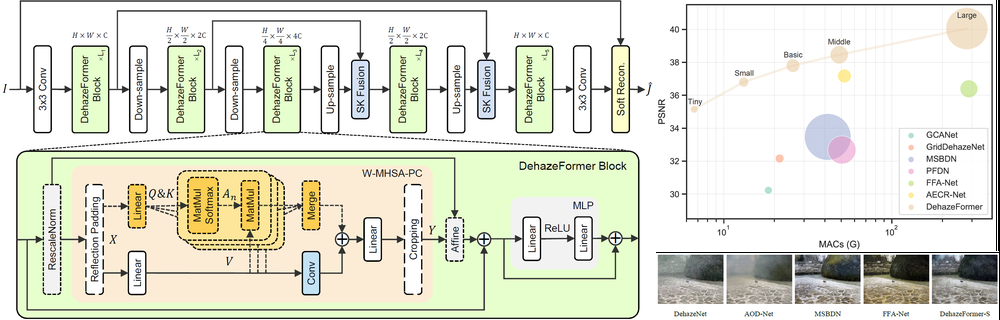
#> input picture scripts/DehazeFormer/figs/arch.png, 1000 x 320 px, shrunk from 2700 x 863 before the run
$ python -i mlkd_net.py   (imports and definitions only)
#> lines starting #> are read from the running program, lines starting #| are printed output that depends on the picture
#> further down, picture is the input picture: shape (320, 1000, 3); mean B, G, R 212.9, 226.7, 224.9
# # import sys
# # frame = sys.argv[1]
# # print("dehazed_cloud_frame_placeholder")  # Simulate Map-Net output

# import sys

# # FIX: Read the Base64 data from stdin, not sys.argv[1]
# frame = sys.stdin.read().strip()

# # Check if data was received (good practice)
# if not frame:
#     sys.stderr.write("Error: Map-Net received no data from stdin.\n")
#     sys.exit(1)

# # TODO: Add your actual Map-Net processing logic here

# print("dehazed_cloud_frame_placeholder")  # Simulate Map-Net output


import cv2
import numpy as np
import base64
import sys
import time

def simulate_mlkd_net(frame):
    """Simulate MLKD-Net dehazing (replace with actual model)"""
    # Convert to LAB color space
    lab = cv2.cvtColor(frame, cv2.COLOR_BGR2LAB)
#> lab: shape (320, 1000, 3); mean of channels 0, 1, 2 227.2, 125.3, 134.6
    l, a, b = cv2.split(lab)
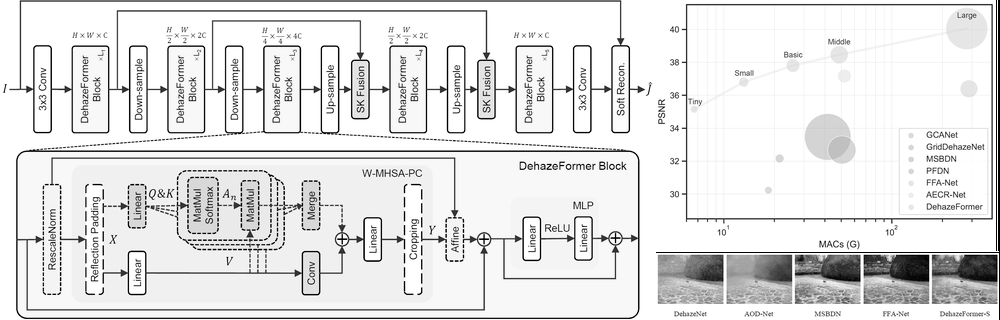
#> l: shape (320, 1000); min 0, max 255, mean 227.2
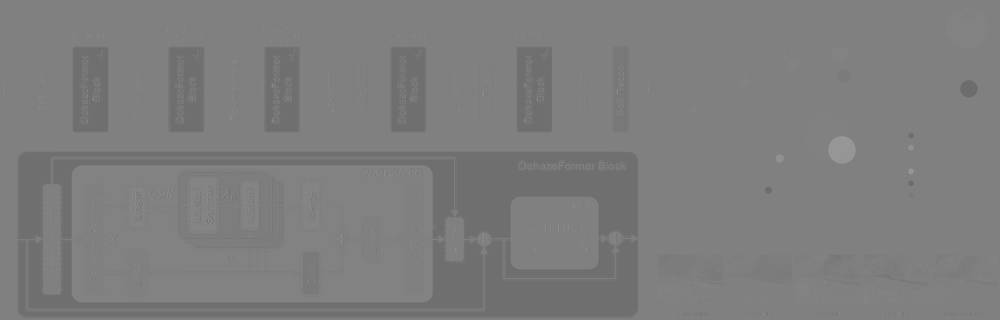
#> a: shape (320, 1000); min 104, max 153, mean 125.3
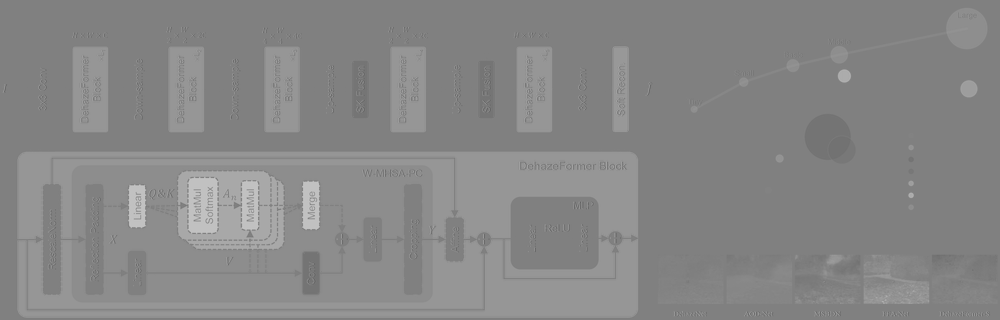
#> b: shape (320, 1000); min 99, max 200, mean 134.6

    # Apply CLAHE to L-channel
    clahe = cv2.createCLAHE(clipLimit=3.0, tileGridSize=(8, 8))
    l_enhanced = clahe.apply(l)
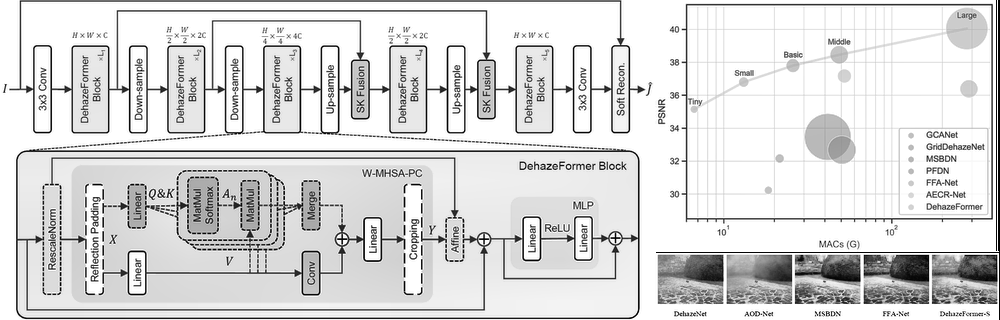
#> l_enhanced: shape (320, 1000); min 1, max 255, mean 218.1

    # Merge enhanced L-channel with original A and B
    lab_enhanced = cv2.merge([l_enhanced, a, b])
#> lab_enhanced: shape (320, 1000, 3); mean of channels 0, 1, 2 218.1, 125.3, 134.6

    # Convert back to BGR
    result = cv2.cvtColor(lab_enhanced, cv2.COLOR_LAB2BGR)
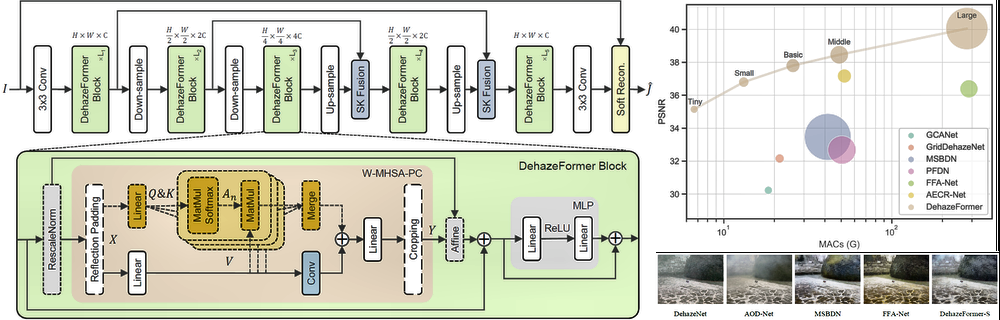
#> result: shape (320, 1000, 3); mean B, G, R 203.2, 217, 215.1

    # Apply guided filter for edge preservation
    result = cv2.ximgproc.guidedFilter(frame, result, radius=8, eps=0.01)
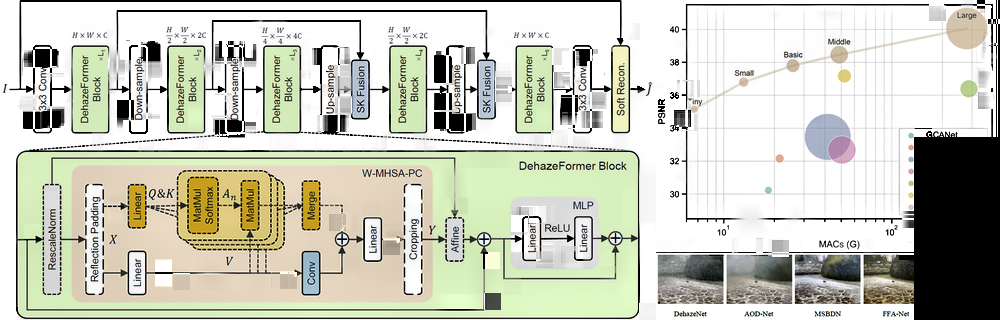
#> result: shape (320, 1000, 3); mean B, G, R 188.6, 202.3, 200.4

    # Adjust saturation
    hsv = cv2.cvtColor(result, cv2.COLOR_BGR2HSV)
#> hsv: shape (320, 1000, 3); mean H, S, V 19.6, 23, 205.3
    hsv[:, :, 1] = cv2.multiply(hsv[:, :, 1], 1.2)
#> hsv: shape (320, 1000, 3); mean H, S, V 19.6, 27.5, 205.3
    result = cv2.cvtColor(hsv, cv2.COLOR_HSV2BGR)

    return result

def dehaze_frame(frame_base64):
    """Main dehazing function for MLKD-Net"""
    try:
        # Decode base64
        frame_data = base64.b64decode(frame_base64)
        nparr = np.frombuffer(frame_data, np.uint8)
        frame = cv2.imdecode(nparr, cv2.IMREAD_COLOR)

        if frame is None:
            print("Error: Could not decode image", file=sys.stderr)
            return frame_base64

        # Process with simulated MLKD-Net
        processed = simulate_mlkd_net(frame)

        # Apply bilateral filter for noise reduction
        processed = cv2.bilateralFilter(processed, 9, 75, 75)

        # Sharpening
        kernel = np.array([[-1, -1, -1],
                          [-1,  9, -1],
                          [-1, -1, -1]])
        processed = cv2.filter2D(processed, -1, kernel)

        # Encode back to base64
        _, buffer = cv2.imencode('.jpg', processed, [cv2.IMWRITE_JPEG_QUALITY, 90])
        return base64.b64encode(buffer).decode('utf-8')

    except Exception as e:
        print(f"Error in MLKD-Net: {e}", file=sys.stderr)
        return frame_base64

# [22 lines not run here, left out]

>>> import cv2
>>> picture = cv2.imread('DehazeFormer/figs/arch.png')
>>> result = simulate_mlkd_net(picture)
